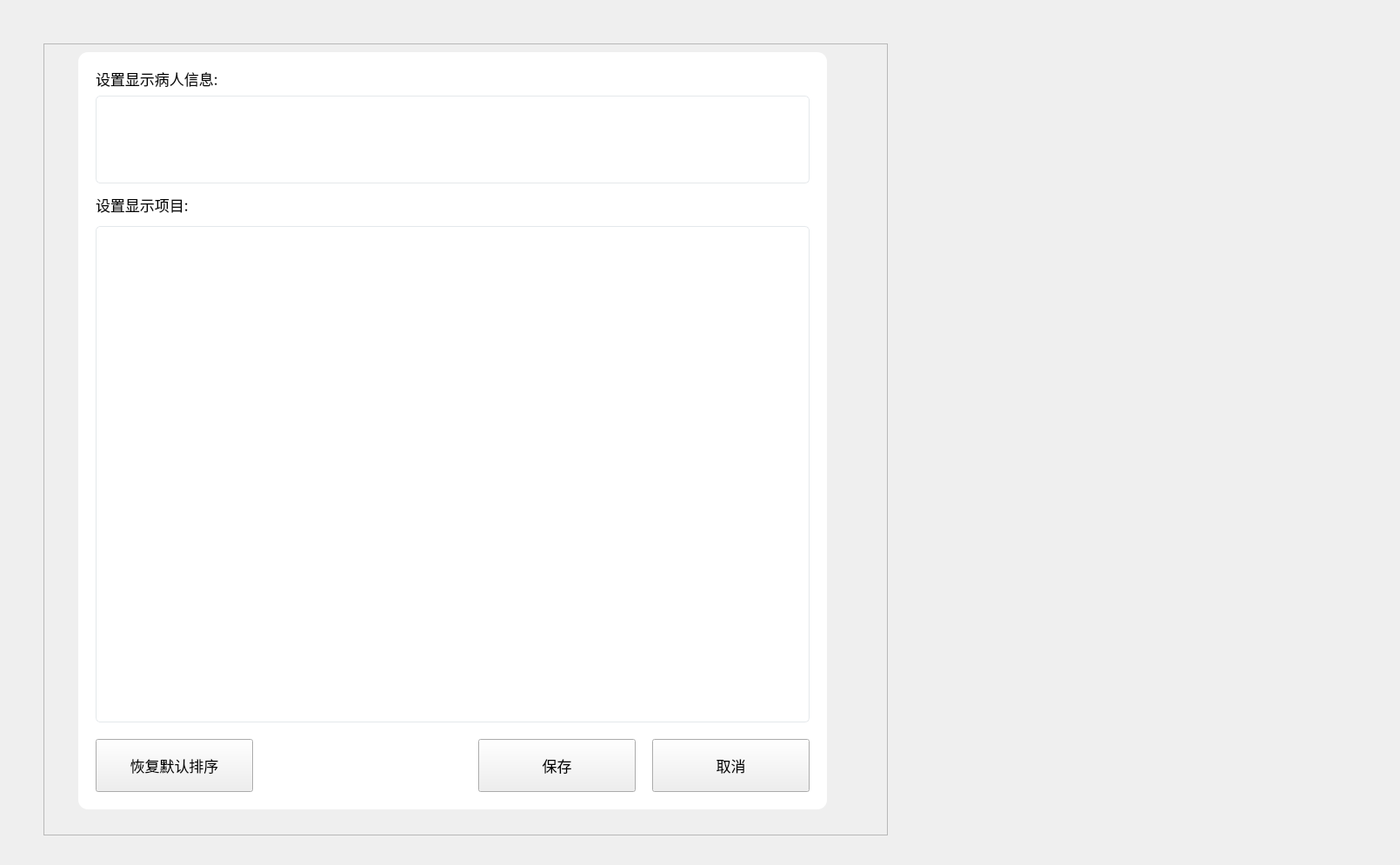
<?xml version="1.0" encoding="UTF-8"?>
<ui version="4.0">
 <class>MaskDlgDisplaySetting</class>
 <widget class="QDialog" name="MaskDlgDisplaySetting">
  <property name="geometry">
   <rect>
    <x>0</x>
    <y>0</y>
    <width>1610</width>
    <height>995</height>
   </rect>
  </property>
  <property name="windowTitle">
   <string>Dialog</string>
  </property>
  <layout class="QVBoxLayout" name="verticalLayout">
   <property name="spacing">
    <number>0</number>
   </property>
   <property name="leftMargin">
    <number>0</number>
   </property>
   <property name="topMargin">
    <number>0</number>
   </property>
   <property name="rightMargin">
    <number>0</number>
   </property>
   <property name="bottomMargin">
    <number>0</number>
   </property>
   <item>
    <widget class="QWidget" name="mask" native="true">
     <widget class="QFrame" name="display_frame">
      <property name="geometry">
       <rect>
        <x>50</x>
        <y>50</y>
        <width>971</width>
        <height>911</height>
       </rect>
      </property>
      <property name="frameShape">
       <enum>QFrame::StyledPanel</enum>
      </property>
      <property name="frameShadow">
       <enum>QFrame::Raised</enum>
      </property>
      <widget class="QFrame" name="view_frame">
       <property name="geometry">
        <rect>
         <x>40</x>
         <y>10</y>
         <width>861</width>
         <height>871</height>
        </rect>
       </property>
       <property name="styleSheet">
        <string notr="true">QFrame#view_frame{background:white;border-radius:11px;}</string>
       </property>
       <property name="frameShape">
        <enum>QFrame::StyledPanel</enum>
       </property>
       <property name="frameShadow">
        <enum>QFrame::Raised</enum>
       </property>
       <widget class="QPushButton" name="btnSave">
        <property name="geometry">
         <rect>
          <x>460</x>
          <y>790</y>
          <width>181</width>
          <height>61</height>
         </rect>
        </property>
        <property name="font">
         <font>
          <family>Noto Sans CJK SC</family>
          <pointsize>13</pointsize>
          <weight>50</weight>
          <bold>false</bold>
          <stylestrategy>PreferDefault</stylestrategy>
         </font>
        </property>
        <property name="focusPolicy">
         <enum>Qt::NoFocus</enum>
        </property>
        <property name="styleSheet">
         <string notr="true"/>
        </property>
        <property name="text">
         <string>保存</string>
        </property>
        <property name="iconSize">
         <size>
          <width>37</width>
          <height>32</height>
         </size>
        </property>
        <property name="checkable">
         <bool>false</bool>
        </property>
        <property name="checked">
         <bool>false</bool>
        </property>
        <property name="autoExclusive">
         <bool>false</bool>
        </property>
       </widget>
       <widget class="QPushButton" name="btnCancel">
        <property name="geometry">
         <rect>
          <x>660</x>
          <y>790</y>
          <width>181</width>
          <height>61</height>
         </rect>
        </property>
        <property name="font">
         <font>
          <family>Noto Sans CJK SC</family>
          <pointsize>13</pointsize>
          <weight>50</weight>
          <bold>false</bold>
          <stylestrategy>PreferDefault</stylestrategy>
         </font>
        </property>
        <property name="focusPolicy">
         <enum>Qt::NoFocus</enum>
        </property>
        <property name="styleSheet">
         <string notr="true"/>
        </property>
        <property name="text">
         <string>取消</string>
        </property>
        <property name="iconSize">
         <size>
          <width>37</width>
          <height>32</height>
         </size>
        </property>
        <property name="checkable">
         <bool>false</bool>
        </property>
        <property name="checked">
         <bool>false</bool>
        </property>
        <property name="autoExclusive">
         <bool>false</bool>
        </property>
       </widget>
       <widget class="QPushButton" name="btnClose">
        <property name="geometry">
         <rect>
          <x>820</x>
          <y>0</y>
          <width>41</width>
          <height>41</height>
         </rect>
        </property>
        <property name="focusPolicy">
         <enum>Qt::NoFocus</enum>
        </property>
        <property name="text">
         <string/>
        </property>
        <property name="iconSize">
         <size>
          <width>13</width>
          <height>13</height>
         </size>
        </property>
        <property name="flat">
         <bool>true</bool>
        </property>
       </widget>
       <widget class="QListWidget" name="lstDisplay_project">
        <property name="geometry">
         <rect>
          <x>20</x>
          <y>200</y>
          <width>821</width>
          <height>571</height>
         </rect>
        </property>
        <property name="styleSheet">
         <string notr="true">QListWidget{
background-color: transparent;
border:1px solid #E4E8EB;
border-radius:5px;
}</string>
        </property>
        <property name="spacing">
         <number>5</number>
        </property>
        <property name="viewMode">
         <enum>QListView::IconMode</enum>
        </property>
       </widget>
       <widget class="QLabel" name="label_5">
        <property name="geometry">
         <rect>
          <x>20</x>
          <y>155</y>
          <width>171</width>
          <height>41</height>
         </rect>
        </property>
        <property name="font">
         <font>
          <family>Noto Sans CJK SC</family>
          <pointsize>13</pointsize>
         </font>
        </property>
        <property name="text">
         <string>设置显示项目:</string>
        </property>
       </widget>
       <widget class="QPushButton" name="btnDefaultSort">
        <property name="geometry">
         <rect>
          <x>20</x>
          <y>790</y>
          <width>181</width>
          <height>61</height>
         </rect>
        </property>
        <property name="font">
         <font>
          <family>Noto Sans CJK SC</family>
          <pointsize>13</pointsize>
          <weight>50</weight>
          <bold>false</bold>
          <stylestrategy>PreferDefault</stylestrategy>
         </font>
        </property>
        <property name="focusPolicy">
         <enum>Qt::NoFocus</enum>
        </property>
        <property name="styleSheet">
         <string notr="true"/>
        </property>
        <property name="text">
         <string>恢复默认排序</string>
        </property>
        <property name="iconSize">
         <size>
          <width>37</width>
          <height>32</height>
         </size>
        </property>
        <property name="checkable">
         <bool>false</bool>
        </property>
        <property name="checked">
         <bool>false</bool>
        </property>
        <property name="autoExclusive">
         <bool>false</bool>
        </property>
       </widget>
       <widget class="QLabel" name="label_6">
        <property name="geometry">
         <rect>
          <x>20</x>
          <y>10</y>
          <width>231</width>
          <height>41</height>
         </rect>
        </property>
        <property name="font">
         <font>
          <family>Noto Sans CJK SC</family>
          <pointsize>13</pointsize>
         </font>
        </property>
        <property name="text">
         <string>设置显示病人信息:</string>
        </property>
       </widget>
       <widget class="QListWidget" name="lstDisplay_patientInfo">
        <property name="geometry">
         <rect>
          <x>20</x>
          <y>50</y>
          <width>821</width>
          <height>101</height>
         </rect>
        </property>
        <property name="styleSheet">
         <string notr="true">QListWidget{
background-color: transparent;
border:1px solid #E4E8EB;
border-radius:5px;
}</string>
        </property>
        <property name="spacing">
         <number>5</number>
        </property>
        <property name="viewMode">
         <enum>QListView::IconMode</enum>
        </property>
       </widget>
      </widget>
     </widget>
    </widget>
   </item>
  </layout>
 </widget>
 <connections/>
</ui>
